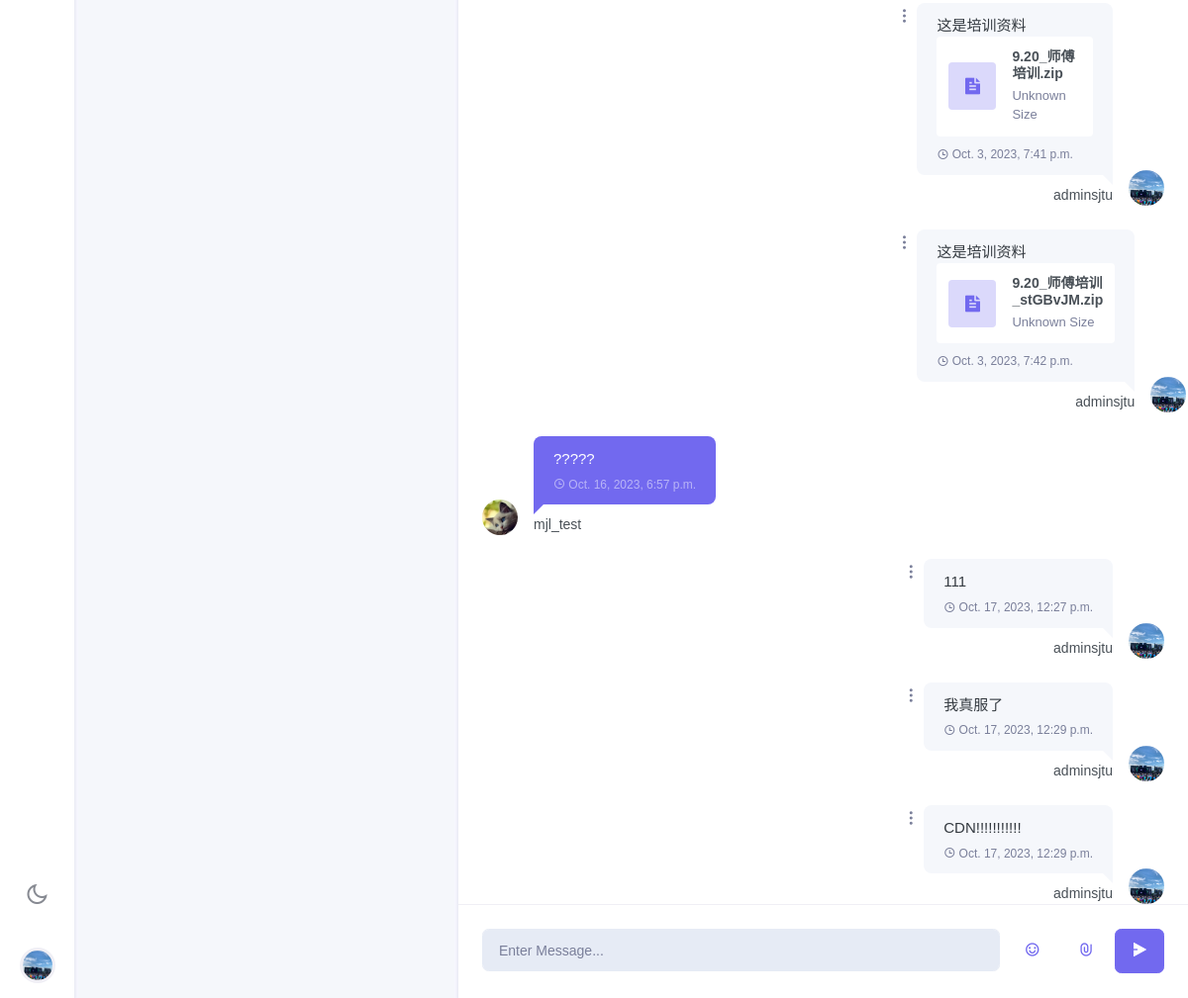
/chat/chatroom/Happy507/chatting_Happy507/?dark=False (signed in, lower part), run on an earlier commit of the app's database.
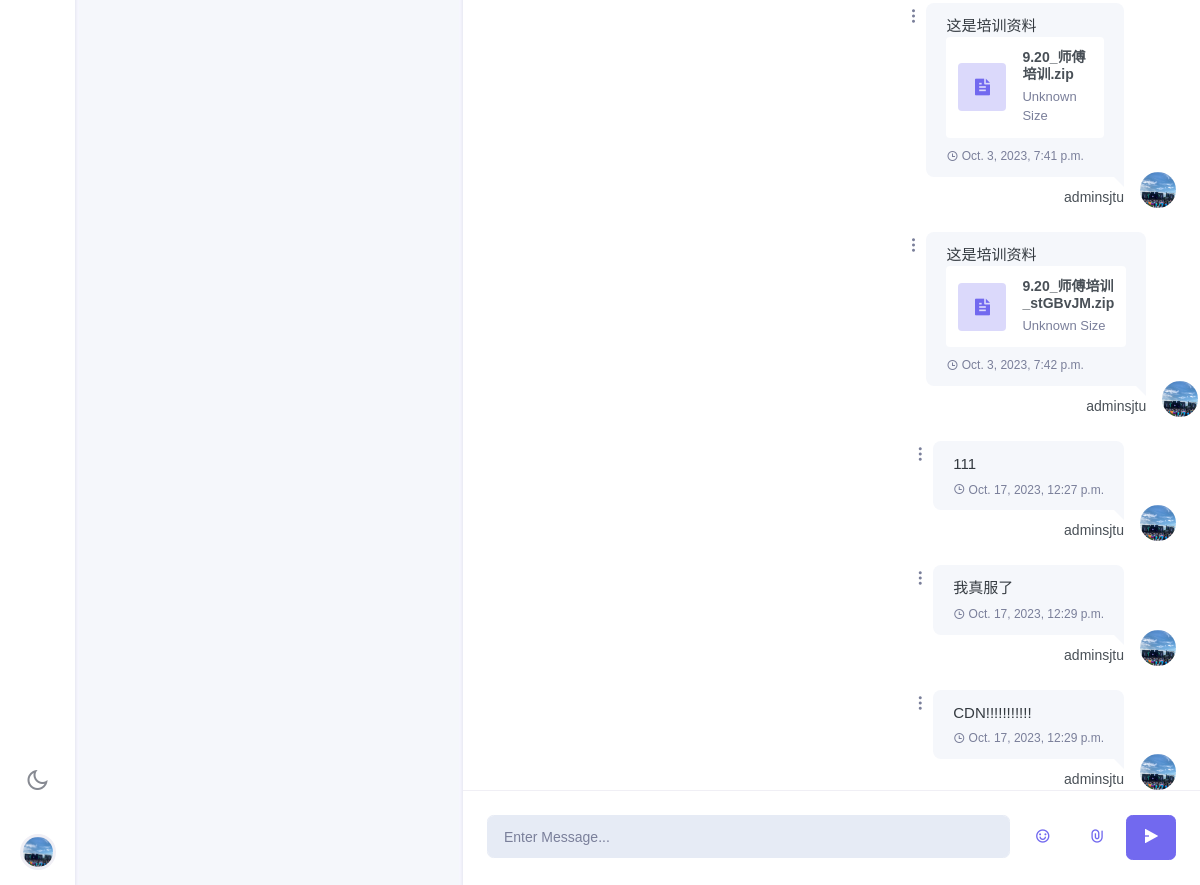
And on a later commit of the database.
### chat/models.py (models this page shows, shortened)
class RoomMessage(models.Model):
    uid = models.UUIDField(default=uuid.uuid4, editable=False, unique=True)
    user = models.ForeignKey(to=get_user_model(), on_delete=models.CASCADE)
    room = models.ForeignKey(to=Room, on_delete=models.CASCADE)
    belong_post = models.ForeignKey(to=Post, on_delete=models.CASCADE)
    content = models.CharField(max_length=512)
    timestamp = models.DateTimeField(auto_now_add=True)
    attachment = models.FileField(upload_to=get_room_image_upload_path, null=True, blank=True)
    @property
    def image_url(self):
        profile = Profile.objects.get(user=self.user)
        return profile.image_url
    @property
    def attachment_url(self):
        if self.attachment.name == "" or self.attachment.name is None:
            return ""
        return self.attachment.url
    @property
    def attachment_type(self):
        file_type, _ = mimetypes.guess_type(self.attachment.name)
        if file_type.startswith("image"):
            file_type = "image"
        return file_type
    @property
    def attachment_name(self):
        if self.attachment.name == "" or self.attachment.name is None:
            return None
        return os.path.basename(self.attachment.name)
    @property
    def attachment_size(self):
        try:
            size = os.path.getsize(self.attachment.path)
            return convert_size(size)
        except:
            return 'Unknown Size'

class Profile(models.Model):
    about_me = models.TextField(default='There is no Personal Signature here yet. You can add it through settings')
    image = models.ImageField(upload_to='profile_image', null=True, blank=True)
    user = models.OneToOneField(User, on_delete=models.CASCADE)
    location = models.CharField(max_length=50, default="Unkown")
    @property
    def image_url(self):
        if self.image == "":
            return "/media/static_default/{}.png".format(self.user_initial)
        else:
            return self.image.url

### users/models.py (models this page shows, shortened)
class User(AbstractUser):
    top_friends = models.ManyToManyField(settings.AUTH_USER_MODEL, blank=True, related_name='friends_set')
    friends = models.ManyToManyField(settings.AUTH_USER_MODEL, blank=True, related_name='top_friends_set')
    email = models.EmailField('email address', primary_key=True, unique=True)
    USERNAME_FIELD = 'email'
    REQUIRED_FIELDS = ["username"]

### chat/views.py (the view, shortened to what this page needs)
# urls.py: path('chatroom/<str:room_name>/<str:post_name>/', views.innerroom, name='innerroom'),
@login_required
def innerroom(request: HttpRequest, room_name, post_name, dark=False):
    if request.GET:
        dark = request.GET['dark']
        dark = False if dark == 'False' else True
    username = request.user.username
    user = get_object_or_404(User, username=username)
    profile = get_object_or_404(Profile, user=user)
    chat_room = get_object_or_404(Room, name=room_name)
    if post_name == "chatting_" + room_name:
        chatting_post = True
    else:
        chatting_post = False
    cur_post = get_object_or_404(Post, title=post_name, belong_room=chat_room)
    room_messages = RoomMessage.objects.filter(room=chat_room, belong_post=cur_post).order_by('timestamp')
    posts = Post.objects.filter(belong_room=chat_room).order_by('created_on')
    wrong_message = ""
    users_img_urls = dict()
    for rm in room_messages:
        user = rm.user
        user_profile = get_object_or_404(Profile, user=user)
        users_img_urls[user_profile.user.username] = user_profile.image_url
    return render(
        request=request,
        template_name='chat/innerroom.html',
        context={
            'profile': profile,
            'rooms': Room.objects.all(),
            'cur_room': chat_room,
            'wrong_message': wrong_message,
            'room_messages': room_messages,
            'posts': posts,
            'cur_post': cur_post,
            'chatting_post': chatting_post,
            'users_img_urls_json': json.dumps(users_img_urls),
            'dark': dark,
            'light': not dark,
            'tags': Tag.objects.all(),
            "new_friends": Friend_Request.objects.filter(to_user=user),
        }
    )

### chat/models.py (called while the page is built)
    @property
    def initial(self):
        return self.name[0].upper()

    @property
    def image_url(self):
        if self.image == "":
            return "/media/static_default/{}.png".format(self.initial)
        else:
            return self.image.url

    @property
    def initial(self):
        return self.title[0].upper()

### templates/chat/innerroom.html (shortened to what this page needs)
{% extends 'chat/base.html' %}
{% block side_menu %}
    {% include "chat/side_menus/side_menu_chatroom.html" %}
{% endblock %}
{% block leftsidebar %}
    {% include "chat/leftsidebar/leftsidebar_innerroom.html" %}
{% endblock %}
{% block chat_conversation %}
    {% if chatting_post %}
        {% include "chat/body/body_innerroom_chatting.html" %}
    {% else %}
        {% include "chat/body/body_innerroom_post.html" %}
    {% endif %}
{% endblock %}

### templates/chat/side_menus/side_menu_chatroom.html (shortened to what this page needs)
{% load static %}
<div class="side-menu flex-lg-column mr-lg-1">
<div class="flex-lg-column d-none d-lg-block">
    <ul class="nav side-menu-nav justify-content-center">
        <li class="nav-item">
            <a class="nav-link" id="light-dark" href="{% url 'chat:chatroom'%}?{{'dark'}}={{light}}" data-toggle="tooltip" data-trigger="hover" data-placement="right" title="Dark / Light Mode">
                <i class="ri-sun-line theme-mode-icon"></i>
            </a>
        </li>
        <li class="nav-item btn-group dropup profile-user-dropdown">
            <a class="nav-link dropdown-toggle normal_container" href="#" role="button" data-toggle="dropdown" aria-haspopup="true" aria-expanded="false">
                <img src="{{ profile.image_url }}"  alt="" class="profile-user rounded-circle">
            </a>
        </li>
    </ul>
</div>
</div>

### templates/chat/body/body_innerroom_chatting.html (shortened to what the changed rows need)
<div class="w-100" style="max-width: 100%;">
    <div class="chat-conversation p-3 p-lg-4" id="chatLog-container" style="overflow: auto; max-width: 100%;">
        <ul class="list-unstyled mb-0"i id="chatLog" style="max-width: 100%;">
            {% for rm in room_messages %}
                {% if rm.user.username != profile.user.username %}
                <li><div class="conversation-list" style="max-width: 40%;">
                    <div class="chat-avatar"><img src={{rm.image_url}} alt=""></div>
                    <div class="user-chat-content" style="max-width: 100%;">
                        <div class="ctext-wrap">
                            <div class="ctext-wrap-content" style="max-width: 100%;">
                                <p class="mb-0" style="word-break:break-all;">{{rm.content}}</p>
                                <p class="chat-time mb-0"><i class="ri-time-line align-middle"></i> <span class="align-middle">{{rm.timestamp}}</span></p>
                            </div>
                        </div>
                        <div class="conversation-name">{{rm.user.username}}</div>
                    </div>
                </div></li>
                {% else %}
                <li class="right" style-"display: block;"><div class="conversation-list" style="max-width: 40%;">
                    <div class="chat-avatar"><img src="{{ profile.image_url }}" alt=""></div>
                    <div class="user-chat-content" style="max-width: 100%;">
                        <div class="ctext-wrap">
                            <div class="ctext-wrap-content" style="max-width: 100%;">
                                <p class="mb-0" style="text-align: left; word-break:break-all; ">
                                    {{rm.content}}
                                </p>
                                {% if rm.attachment_name is not None %}
                                    {% if rm.attachment_type == "image" %}
                                        <ul class="list-inline message-img  mb-0">
                                            <li class="list-inline-item message-img-list">
                                                <div>
                                                    <a class="popup-img d-inline-block m-1" href="{{rm.attachment_url}}">
                                                        <img src="{{rm.attachment_url}}" alt="" class="rounded border">
                                                    </a>
                                                </div>
                                            </li>
                                        </ul>
                                    {% else %}
                                        <div class="card p-2 mb-2">
                                            <a class="d-inline-block m-1" href="{{ rm.attachment_url }}" download>
                                                <div class="media align-items-center">
                                                    <div class="avatar-sm mr-3">
                                                        <div class="avatar-title bg-soft-primary text-primary rounded font-size-20">
                                                            <i class="ri-file-text-fill"></i>
                                                        </div>
                                                    </div>
                                                    <div class="media-body">
                                                        <div class="text-left">
                                                            <h5 class="font-size-14 mb-1">{{rm.attachment_name}}</h5>
                                                            <p class="text-muted font-size-13 mb-0">{{rm.attachment_size}}</p>
                                                        </div>
                                                    </div>
                                                </div>
                                            </a>
                                        </div>
                                    {% endif %}
                                {% endif %}
                                <p class="chat-time mb-0"><i class="ri-time-line align-middle"></i> <span class="align-middle">{{rm.timestamp}}</span></p>
                            </div>
                            <div class="dropdown align-self-start">
                                <a class="dropdown-toggle" href="#" role="button" data-toggle="dropdown" aria-haspopup="true" aria-expanded="false">
                                    <i class="ri-more-2-fill"></i>
                                </a>
                            </div>
                        </div>
                        <div class="conversation-name"> {{ profile.user.username }} </div>
                    </div>
                </div></li>
                {% endif %}
            {% endfor %}
        </ul>
    </div>
</div>

What changed in the data, as far as the page shows it:
removed RoomMessage: image_url (picture), content "?????", timestamp "Oct. 16, 2023, 6:57 p.m.", user.username "mjl_test"
